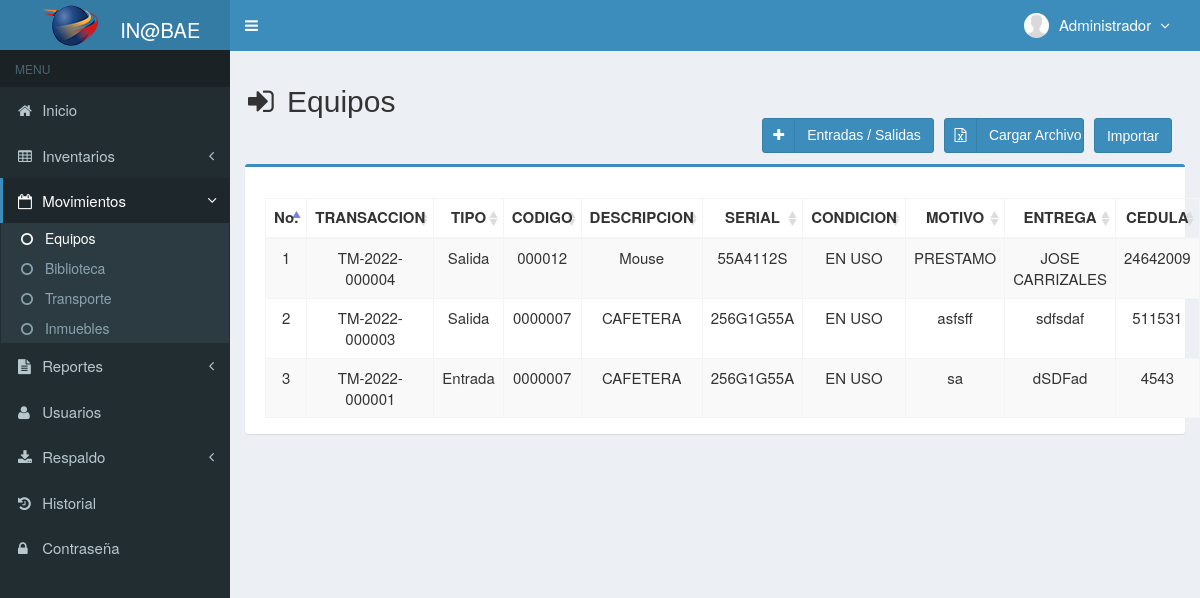
The app's page /main.php?module=transaccion_equipos (signed in) with its own data.
### tables this page shows
CREATE TABLE `usuarios` (
  `id_user` int(3) NOT NULL,
  `username` varchar(50) NOT NULL,
  `name_user` varchar(50) NOT NULL,
  `cedula_user` int(20) NOT NULL,
  `password` varchar(50) NOT NULL,
  `email` varchar(50) DEFAULT NULL,
  `telefono` varchar(13) DEFAULT NULL,
  `foto` varchar(100) DEFAULT NULL,
  `permisos_acceso` varchar(30) NOT NULL,
  `status` enum('activo','bloqueado') NOT NULL DEFAULT 'activo',
  `created_at` timestamp NOT NULL DEFAULT current_timestamp(),
  `updated_at` timestamp NOT NULL DEFAULT current_timestamp() ON UPDATE current_timestamp(),
  `sede` varchar(30) DEFAULT NULL
);

CREATE TABLE `transaccion_equipos` (
  `codigo_transaccion` varchar(15) NOT NULL,
  `codigo` varchar(7) NOT NULL,
  `motivo` varchar(300) NOT NULL,
  `recibe` varchar(300) NOT NULL,
  `cedula_r` int(15) NOT NULL,
  `empresa_r` varchar(300) NOT NULL,
  `entrega` varchar(300) NOT NULL,
  `cedula_e` int(15) NOT NULL,
  `empresa` varchar(300) NOT NULL,
  `lugar_e` varchar(300) NOT NULL,
  `lugar_r` varchar(300) NOT NULL,
  `created_user` int(3) NOT NULL,
  `created_date` timestamp NOT NULL DEFAULT current_timestamp(),
  `tipo_transaccion` varchar(300) NOT NULL
);

CREATE TABLE `inventario` (
  `categoria` varchar(300) NOT NULL,
  `codigo` varchar(10) NOT NULL,
  `serial` varchar(20) NOT NULL,
  `nombre` varchar(300) NOT NULL,
  `marca` varchar(300) NOT NULL,
  `modelo` varchar(300) NOT NULL,
  `cantidad` int(10) NOT NULL,
  `clasificacion` varchar(300) NOT NULL,
  `sede` varchar(300) NOT NULL,
  `pertenece` varchar(300) NOT NULL,
  `cedula` varchar(10) NOT NULL,
  `bienesN` varchar(20) NOT NULL,
  `color` varchar(10) NOT NULL,
  `descripcion` varchar(300) NOT NULL,
  `condicion` varchar(300) NOT NULL,
  `ubicacion` varchar(300) NOT NULL,
  `precio_compra` int(11) NOT NULL,
  `precio_venta` int(11) NOT NULL,
  `unidad` varchar(20) NOT NULL,
  `stock` int(11) NOT NULL,
  `estado` enum('chequeado','nochequeado') NOT NULL DEFAULT 'chequeado',
  `created_user` int(3) NOT NULL,
  `created_date` timestamp NOT NULL DEFAULT current_timestamp(),
  `updated_user` int(3) NOT NULL,
  `updated_date` timestamp NOT NULL DEFAULT current_timestamp(),
  `tipo` varchar(300) DEFAULT NULL,
  `responsable` varchar(300) DEFAULT NULL,
  `uso` varchar(20) DEFAULT NULL,
  `detalles` varchar(300) NOT NULL,
  `foto` varchar(100) DEFAULT NULL
);

### modules/transaccion_equipos/view.php (the view, shortened to what this page needs)
<section class="content-header">
  <h2>
    <i class="fa fa-sign-in icon-title"></i> Equipos
    <form action="database/excel_to_mysql_control.php" method="POST" enctype="multipart/form-data">
      <button class="btn btn-primary pull-right botones" title="Importar" name="archivo" data-toggle="tooltip">Importar</button>
      <a class="btn btn-primary btn-social pull-right botones anchoInput" title="Cargar archivo" data-toggle="tooltip">
          <i class="fa fa-file-excel-o"></i>
          <div class="textoInput">
            Cargar Archivo
          </div>
      </a>
      <a class="btn btn-primary btn-social pull-right botones" href="?module=form_transaccion_equipos&form=add" title="Agregar" data-toggle="tooltip">
        <i class="fa fa-plus"></i> Entradas / Salidas
      </a>
    </form>
  </h2>
 <br/>
</section>
<section class="content">
  <div class="row">
    <div class="col-md-12">
      <div class="box box-primary">
        <div class="box-body">
          <table id="dataTables1" class="table table-bordered table-striped table-hover">
            <thead>
              <tr>
                <th class="center">No.</th>
                <th class="center">TRANSACCION</th>
                <th class="center">TIPO</th>
                <th class="center">CODIGO</th>
                <th class="center">DESCRIPCION</th>
                <th class="center">SERIAL</th>
                <th class="center">CONDICION</th>
                <th class="center">MOTIVO</th>
                <th class="center">ENTREGA</th>
				        <th class="center">CEDULA</th>
              </tr>
            </thead>
            <tbody>
            <?php
            $no = 1;
            $query = mysqli_query($mysqli, "SELECT a.tipo_transaccion, a.codigo_transaccion,a.codigo,b.codigo,a.motivo,a.created_date,b.nombre, a.codigo,a.entrega, a.empresa_r, a.cedula_e, a.recibe, a.empresa, a.cedula_r, a.lugar_e, a.lugar_r, b.serial, b.descripcion, b.condicion
                                            FROM transaccion_equipos as a INNER JOIN inventario as b ON a.codigo=b.codigo ORDER BY codigo_transaccion DESC")
                                            or die('error '.mysqli_error($mysqli));
            while ($data = mysqli_fetch_assoc($query)) {
            $originalDate = $data['created_date'];
            $fecha = date("d-m-Y", strtotime($originalDate));
              echo "<tr>
                      <td width='50' class='center'>$no</td>
                      <td width='100' class='center'>$data[codigo_transaccion]</td>
                      <td width='100' class='center'>$data[tipo_transaccion]</td>
                      <td width='100' class='center'>$data[codigo]</td>
                      <td width='100' class='center'>$data[descripcion]</td>
                      <td width='100' class='center'>$data[serial]</td>
                      <td width='100' class='center'>$data[condicion]</td>
                      <td width='100' class='center'>$data[motivo]</td>
                      <td width='100' class='center'>$data[entrega]</td>
                      <td width='100' class='center'>$data[cedula_e]</td>
                      <td width='100' class='center'>$data[lugar_e]</td>
                      <td width='100' class='center'>$data[empresa]</td>
                      <td width='100' class='center'>$data[recibe]</td>
                      <td width='100' class='center'>$data[cedula_r]</td>
                      <td width='100' class='center'>$data[lugar_r]</td>
                      <td width='100' class='center'>$data[empresa_r]</td>
                      <td width='100' class='center'>$fecha</td>
                    </tr>";
              $no++;
            }
            ?>
            </tbody>
          </table>
        </div>
      </div>
    </div>
  </div>
</section><!-- /.content

### top-menu.php (shortened to what this page needs)
<?php
require_once "config/database.php";
$query = mysqli_query($mysqli, "SELECT id_user, name_user, foto, permisos_acceso FROM usuarios WHERE id_user='$_SESSION[id_user]'")
                                or die('error: '.mysqli_error($mysqli));
$data = mysqli_fetch_assoc($query);
?>
<li class="dropdown user user-menu">
  <a href="#" class="dropdown-toggle" data-toggle="dropdown">
  <?php
  if ($data['foto']=="") { ?>
    <img src="images/user/user-default.png" class="user-image" alt="User Image"/>
  <?php
  }
  else { ?>
    <img src="images/user/<?php echo $data['foto']; ?>" class="user-image" alt="User Image"/>
  <?php
  }
  ?>
    <span class="hidden-xs"><?php echo $data['name_user']; ?> <i style="margin-left:5px" class="fa fa-angle-down"></i></span>
  </a>
</li>

### assets/css/style.css (style rules this page uses)
.btn-social *:first-child { border-right: 1px solid rgba(0, 0, 0, 0.1); bottom: 0; font-size: 1em !important; left: 0; line-height: 32px !important; position: absolute; text-align: center; top: 0; width: 32px !important; }
.content-header { padding: 15px 18px 0; position: relative; }
.center { text-align:center; }
.icon-title { margin-right: 5px; }
body { background-color: #fff; color: #333; font-size: 15px; line-height: 1.42857; }

### modules/transaccion_equipos/view.php (style rules this page uses)
.botones { height: 35px; margin-right: 10px; margin-bottom: 10px; }
.textoInput { margin-top:-21px; text-align: center; }
.anchoInput { width:140px; }

### records on screen
usuarios: name_user "Administrador"
transaccion_equipos: codigo_transaccion "TM-2022-000004", tipo_transaccion "Salida", codigo "000012", inventario.descripcion "Mouse", inventario.serial "55A4112S", inventario.condicion "EN USO", motivo "PRESTAMO", entrega "JOSE CARRIZALES", cedula_e "24642009"
transaccion_equipos: codigo_transaccion "TM-2022-000003", tipo_transaccion "Salida", codigo "0000007", inventario.descripcion "CAFETERA", inventario.serial "256G1G55A", inventario.condicion "EN USO", motivo "asfsff", entrega "sdfsdaf", cedula_e "511531"
transaccion_equipos: codigo_transaccion "TM-2022-000001", tipo_transaccion "Entrada", codigo "0000007", inventario.descripcion "CAFETERA", inventario.serial "256G1G55A", inventario.condicion "EN USO", motivo "sa", entrega "dSDFad", cedula_e "4543"
